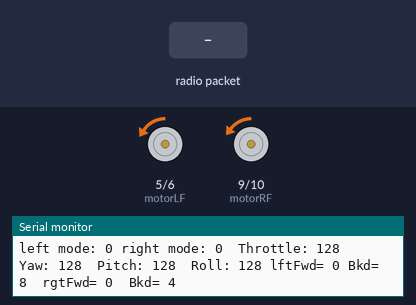
Recording of a sketch running on a simulated Arduino Uno, built with avr-gcc and run on an emulated ATmega328P. Shown: motor-driver pin pairs drawn as motors (green arrow = first pin HIGH = forward, orange = second pin HIGH = backward, longer = more drive), the last lines printed to the serial monitor. The inputs (shaded band) are chosen by the test bench. No radio packets arrive unless stated.

Above: at 2.2 s.
2.3 s: radio packet "1" arrives
At 2.51 s:
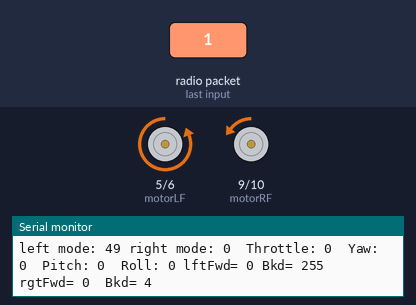
4.0 s: radio packet "0" arrives
At 5.7 s:
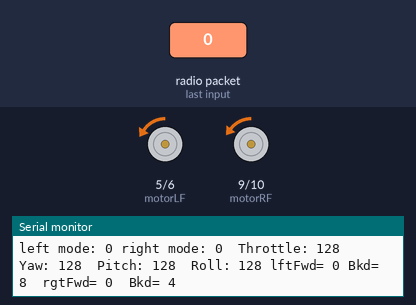
7.0 s: radio packet "2" arrives
At 7.7 s:
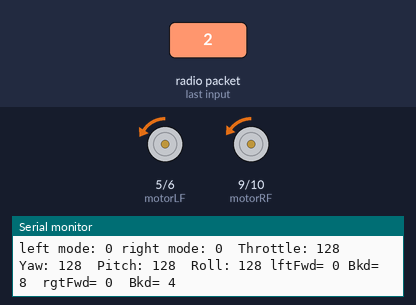
Timing chart, 0 to 10.0 s (numbered marks = the images above; inputs shaded):
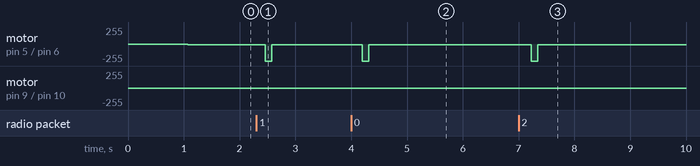

Measured:
- after the input at 2.3 s, motor on pin 5 (motorLF) / pin 6 (motorLB): backward 8/255 → backward 255/255 after 0.16 s, → backward 8/255 0.12 s later
- after the input at 4.0 s, motor on pin 5 (motorLF) / pin 6 (motorLB): backward 8/255 → backward 255/255 after 0.20 s, → backward 8/255 0.12 s later
- after the input at 7.0 s, motor on pin 5 (motorLF) / pin 6 (motorLB): backward 8/255 → backward 255/255 after 0.22 s, → backward 8/255 0.12 s later

The sketch:

DC_motor_with_nrf.ino
```cpp
/*
  combination of the controller project
  DC transmit/receive test
  Written By: Jui-Wen, Yeh.
  Under modification.
*/
//preinitialize
const byte addr[] = { 0xCC,0xCE,0xCC,0xCE,0xCC };
#include <SPI.h>
#include <Wire.h>
#include <Servo.h>
#include "RF24.h"
RF24 radioControl(7, 8); // CE pin, CSN pin
const byte pipe = 1; // assigned pipe number
//rf24 receiver part

//for DC motor signal input, L298N H-bridge
int lftFwd = 0;
int lftBkd = 0;
int rgtFwd = 100;
int rgtBkd = 0;

//data part
byte result[8];
int throttle = 0 ;
int yaw = 0 ;
int pitch = 0 ;
int roll = 0 ;
int lftMode = 0 ;
int rgtMode= 0 ;
//
const int motorLF = 5; //left motor forward  if high
const int motorLB = 6; //left motor backward if high
const int motorRF = 9; //right motor forward if high
const int motorRB = 10; //right motoe backward if high

void setup() {
  Serial.begin(9600);
  //RF24 below
  radioControl.begin();
  radioControl.setChannel(15); //setting up channel(frequency)
  radioControl.setPALevel(RF24_PA_MIN);
  radioControl.setDataRate(RF24_250KBPS);
  radioControl.openReadingPipe(pipe, addr); //open up radio
  radioControl.startListening(); //start listening
  delay(1000);
  Serial.println("NRF ready~");
//
  pinMode (motorLF, OUTPUT);
  pinMode (motorLB, OUTPUT);
  pinMode (motorRF, OUTPUT);
  pinMode (motorRB, OUTPUT);

}

void loop() {
  if (radioControl.available(&pipe))
  {
    radioControl.read(&result, sizeof(result));
    for (int cnt = 0; cnt < 6; cnt++)
    {
      if (cnt == 0)
        lftMode = result[cnt];
      else if (cnt == 1)
        rgtMode = result [cnt];
      else if (cnt == 2)
        throttle = result [cnt];
      else if (cnt == 3)
        yaw = result [cnt];
      else if (cnt == 4)
        pitch = result [cnt];
      else if (cnt == 5)
        roll = result [cnt];
    }
  }
  else
  {
    throttle = 128 ;
    yaw = 128 ;
    pitch = 128 ;
    roll = 128 ;
    lftMode = 0 ;
    rgtMode= 0 ;
  }
//bounus
    Serial.print("left mode: ");
    Serial.print(lftMode);
    Serial.print(" right mode: ");
    Serial.print(rgtMode);
    //for DC motor
    Serial.print("  Throttle: ");
    Serial.print(throttle);
    Serial.print("  Yaw: ");
    Serial.print(yaw);
    Serial.print("  Pitch: ");
    Serial.print(pitch);
    Serial.print("  Roll: ");
    Serial.print(roll);
// DC motor rotation
  throttle-=131;
  yaw-=129;
  int lftNum = (throttle+yaw)*2.2;
  int rgtNum = (throttle-yaw)*2.2;
//
  if (lftNum>0)
    {
      lftFwd = lftNum;
      lftBkd = LOW;
      if (lftFwd >256)
        lftFwd = 255;
    }
    else if (lftNum ==0)
    {
      lftFwd = 0;
      lftBkd = 0;
    }
    else if (lftNum <0)
    {
      lftFwd = LOW;
      lftBkd = -lftNum;
      if (lftBkd >256)
        lftBkd = 255;
    }
//right case
  if (rgtNum>0)
    {
      rgtFwd = rgtNum;
      rgtBkd = LOW;
      if (rgtFwd >256)
        rgtFwd = 255;
    }
    else if (rgtNum ==0)
    {
      rgtFwd = 0;
      rgtBkd = 0;
    }
    else if (rgtNum <0)
    {
      rgtFwd = LOW;
      rgtBkd = -rgtNum;
      if (rgtBkd >256)
        rgtBkd = 255;
    }
//
  Serial.print(" lftFwd= ");
  Serial.print(lftFwd);
  Serial.print(" Bkd= ");
  Serial.print(lftBkd);
  Serial.print("  rgtFwd= ");
  Serial.print(rgtFwd);
  Serial.print("  Bkd= ");
  Serial.println(rgtBkd);
  analogWrite(motorLF, lftFwd);
  analogWrite(motorLB, lftBkd);
  analogWrite(motorRF, rgtFwd);
  analogWrite(motorRB, rgtBkd);

}
```
